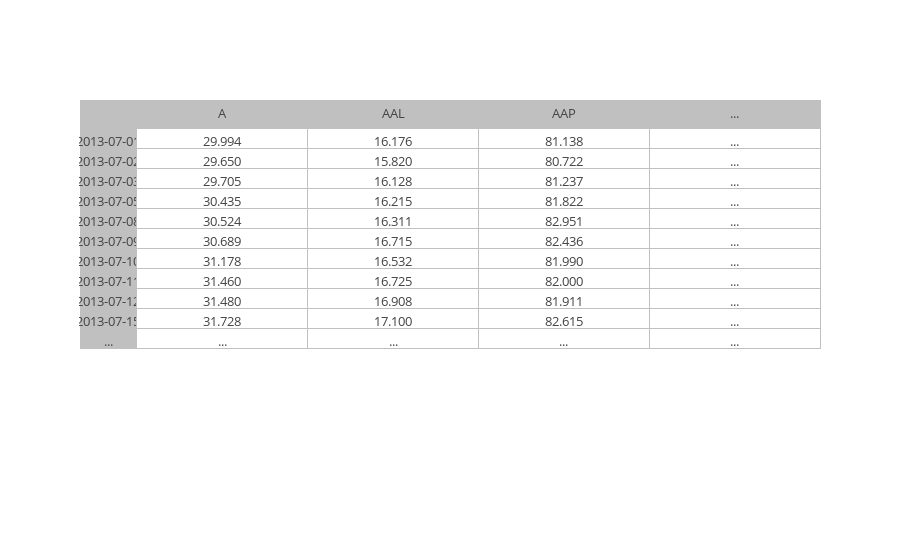

The notebook cell saved with this chart:
### Markdown cell above
### View Data
Run the cell below to see what the data looks like for `close`.

### Code cell
project_helper.print_dataframe(close)

### Figure 1 — Plotly figure (JSON) as saved in the notebook; plotly's stock layout.template omitted (floating-point values rounded to 4 significant figures)
{"data": [{"cells": {"fill": {"color": ["silver", "white"]}, "font": {"size": 13}, "line": {"color": "silver"}, "values": [["2013-07-01", "2013-07-02", "2013-07-03", "2013-07-05", "2013-07-08", "2013-07-09", "2013-07-10", "2013-07-11", "2013-07-12", "2013-07-15", "..."], ["29.994", "29.650", "29.705", "30.435", "30.524", "30.689", "31.178", "31.460", "31.480", "31.728", "..."], ["16.176", "15.820", "16.128", "16.215", "16.311", "16.715", "16.532", "16.725", "16.908", "17.100", "..."], ["81.138", "80.722", "81.237", "81.822", "82.951", "82.436", "81.990", "82.000", "81.911", "82.615", "..."], ["...", "...", "...", "...", "...", "...", "...", "...", "...", "...", "..."]]}, "columnwidth": [1, 3], "header": {"fill": {"color": "silver"}, "font": {"size": 13}, "line": {"color": "silver"}, "values": ["", "A", "AAL", "AAP", "..."]}, "type": "table"}], "layout": {}}
